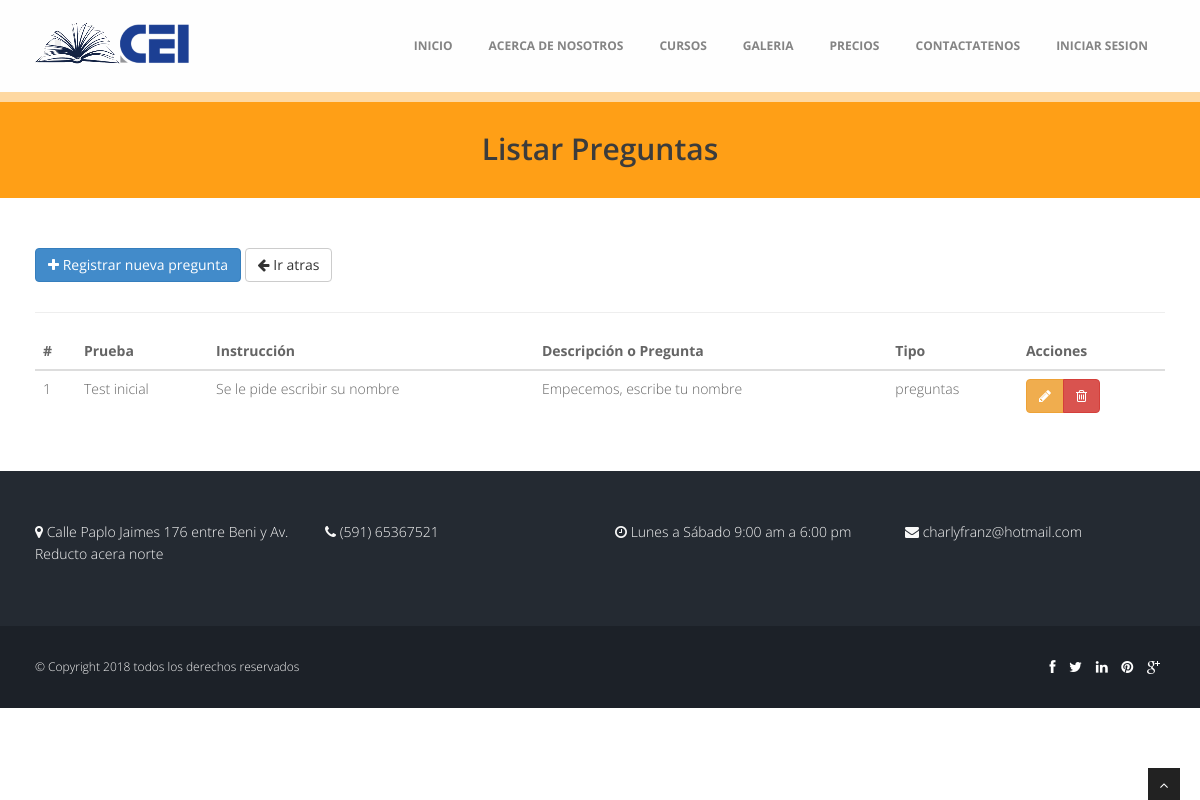
The app's page /index.php/admin/preguntas with its own data.
### tables this page shows
CREATE TABLE `pregunta` (
  `ID_PREGUNTA` int(11) NOT NULL,
  `ID_TIPO_PREGUNTA` int(11) DEFAULT NULL,
  `ID_PRUEBA` int(11) DEFAULT NULL,
  `INSTRUCCION` varchar(100) DEFAULT NULL,
  `PREGUNTA` varchar(100) DEFAULT NULL,
  `RESP_3` varchar(100) DEFAULT NULL,
  `RESP_2` varchar(100) DEFAULT NULL,
  `RESP_1` varchar(100) DEFAULT NULL,
  `RESP_0` varchar(100) DEFAULT NULL,
  `CAMPO_RESPUESTA` varchar(20) DEFAULT NULL,
  `HABILITADO` tinyint(1) NOT NULL
);

CREATE TABLE `prueba` (
  `ID_PRUEBA` int(11) NOT NULL,
  `NOMBRE` varchar(100) DEFAULT NULL,
  `DESCRIPCION` varchar(255) NOT NULL,
  `FECHA_REGISTRO` varchar(10) DEFAULT NULL,
  `HABILITADO` tinyint(1) NOT NULL
);

CREATE TABLE `tipo_pregunta` (
  `ID_TIPO_PREGUNTA` int(11) NOT NULL,
  `TIPO_PREGUNTA` varchar(10) DEFAULT NULL
);

### application/controllers/admin/preguntas.php (called while the page is built, shortened)
<?php
class Preguntas extends CI_Controller {
  public function __construct(){
    $this->load->model("model_preguntas");
    $this->load->model("model_pruebas");
    $this->load->model("model_tipo_preguntas");
  }
	public function index(){
    $data = array(
      'preguntas' => $this->model_preguntas->getAll(),
    );
		$this->load->view('header');
		$this->load->view('admin/preguntas/p_vista_listar', $data);
		$this->load->view('footer');
  }
}

### index.php (called while the page is built, shortened)
<?php
require_once BASEPATH.'core/CodeIgniter.php';

### application/models/model_preguntas.php (called while the page is built, shortened)
<?php
class Model_preguntas extends CI_Model {
  public function getAll(){
    $this->db->select("p.* ,  t.NOMBRE as ID_PRUEBA, tp.TIPO_PREGUNTA as ID_TIPO_PREGUNTA");
    $this->db->from("pregunta p");
    $this->db->join("prueba t", "p.ID_PRUEBA = t.ID_PRUEBA");
    $this->db->join("tipo_pregunta tp", "p.ID_TIPO_PREGUNTA = tp.ID_TIPO_PREGUNTA");
    $this->db->where("p.HABILITADO", "1");
    $resultados = $this->db->get();
    return $resultados->result();
  }
}

### application/views/admin/preguntas/p_vista_listar.php (the view, shortened to what this page needs)
<section id="inner-headline">
	<div class="container">
		<div class="row">
			<div class="col-lg-12">
				<h2 class="pageTitle"> Listar Preguntas
				</h2>
			</div>
		</div>
	</div>
	</section>
	<section id="content">
		<div class="container">
    <div class="row">
      <div class="col-md-12">
        <a href="<?php echo base_url();?>admin/preguntas/add" class="btn btn-primary btn-flat"><span class="fa fa-plus"></span> Registrar nueva pregunta</a>
        <a href="<?php echo base_url();?>" class="btn btn-default btn-flat"><span class="fa fa-arrow-left"></span> Ir atras</a>
      </div>
    </div><hr>
    <div class="row">
      <div class="col-md-12">
        <table id="example1" class="table">
          <thead>
            <tr>
              <th>#</th>
              <th>Prueba</th>
              <th>Instrucción</th>
              <th>Descripción o Pregunta</th>
              <th>Tipo</th>
              <th>Acciones</th>
            </tr>
          </thead>
          <tbody>
            <?php if(!empty($preguntas)):?>
            <?php foreach($preguntas as $pregunta):?>
              <tr>
                <td><?php echo $pregunta->ID_PREGUNTA;?></td>
                <td><?php echo $pregunta->ID_PRUEBA;?></td>
                <td><?php echo $pregunta->INSTRUCCION;?></td>
                <td><?php echo $pregunta->PREGUNTA;?></td>
                <td><?php echo $pregunta->ID_TIPO_PREGUNTA;?></td>
                <td>
                <div class="btn-group text-center">
                  <a href="<?php echo base_url()?>admin/preguntas/edit/<?php echo $pregunta->ID_PREGUNTA;?>" class="btn btn-warning">
                    <span class="fa fa-pencil"></span>
                  </a>
                  <a href="<?php echo base_url()?>admin/preguntas/delete/<?php echo $pregunta->ID_PREGUNTA;?>" class="btn btn-danger btn-delete" id="btn-delete">
                    <span class="fa fa-trash-o"></span>
                  </a>
                </div>
                </td>
              </tr>
            <?php endforeach;?>
            <?php endif;?>
          </tbody>
        </table>
      </div>
    </div>
    </div>
</section>

### assets/css/style.css (style rules this page uses)
body { font-family:'Open Sans', Arial, sans-serif; font-size:14px; font-weight:300; line-height:1.6em; color:#656565; }
h1,h2, h3, h4, h5, h6 { font-family:'Open Sans', Arial, sans-serif; font-weight: 600; line-height:1.1em; color: #3C3C3C; margin-bottom: 20px; }
.container { padding:0 20px 0 20px; position:relative; }
.row,.row-fluid { margin-bottom:30px; }
.pageTitle { color: #3C3C3C;margin: 30px 0 3px;display: inline-block; }
#content { position:relative; background:#fff; padding:50px 0 0px 0; }
#inner-headline { background: #FF9F16; position:relative; margin:0; padding:0; color:#fefefe; border-top: 10px solid #FED8A1; text-align: center; }

### records on screen
pregunta: ID_PREGUNTA "1", ID_PRUEBA.NOMBRE "Test inicial", INSTRUCCION "Se le pide escribir su nombre", PREGUNTA "Empecemos, escribe tu nombre", ID_TIPO_PREGUNTA.TIPO_PREGUNTA "preguntas"
